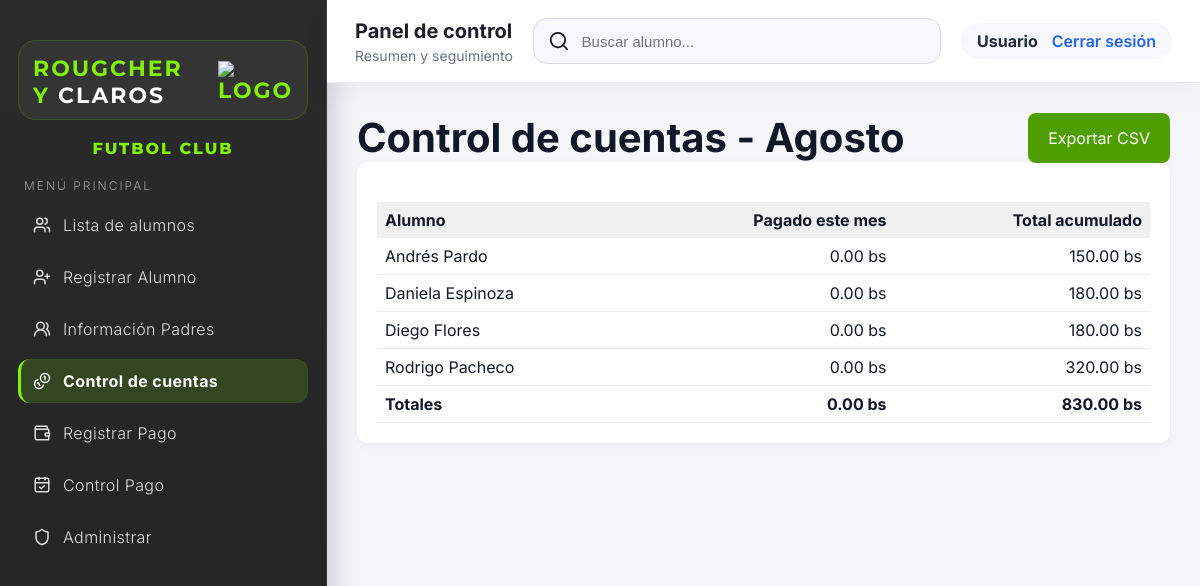
Before: /control_cuentas (signed in) with the older database file.
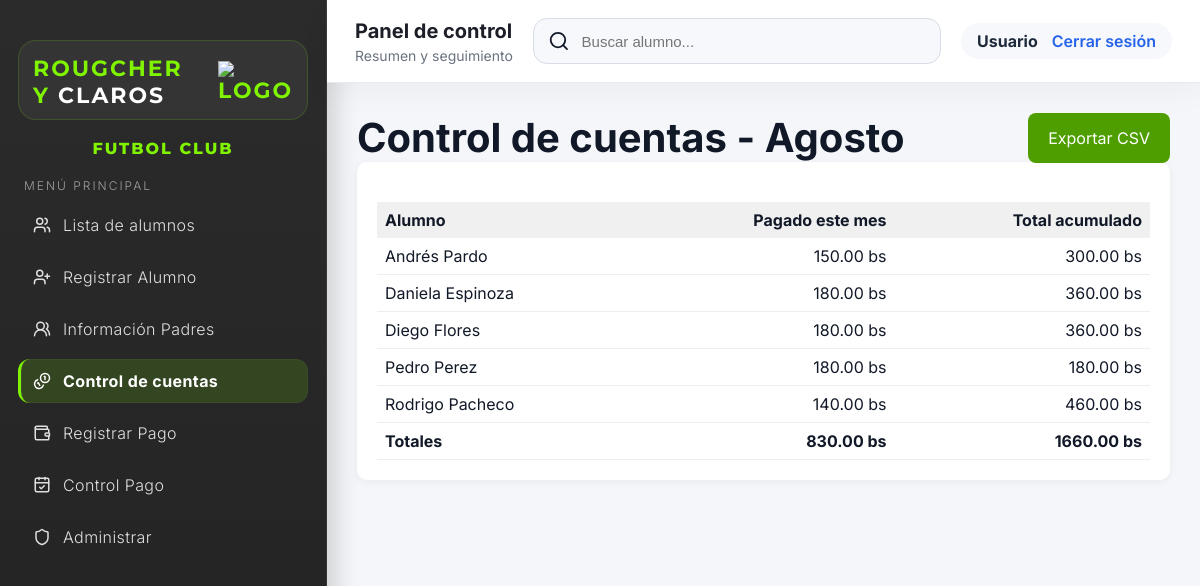
After: the same page with the newer database file.
### app/models.py (models this page shows)
class Alumno(db.Model):
    id = db.Column(db.Integer, primary_key=True)  # ID único
    nombre = db.Column(db.String(100))            # Nombre del alumno
    edad = db.Column(db.Integer)                  # Edad
    telefono = db.Column(db.String(20))           # Teléfono
    categoria = db.Column(db.String(100))         # Categoría asignada
    plan = db.Column(db.String(50))               # Plan de inscripción
    monto_inscripcion = db.Column(db.Float)       # Monto exacto del plan especial
    nombre_padre = db.Column(db.String(100))      # Nombre del padre/tutor
    telefono_padre = db.Column(db.String(20))     # Teléfono del padre/tutor
    fecha_inscripcion = db.Column(db.Date)        # Fecha de inscripción
    fecha_vencimiento = db.Column(db.Date)        # Fecha de vencimiento de la mensualidad

### app/routes/control.py (the view)
@control_bp.route('/control_cuentas')
@login_required
def control_cuentas():
    mes_actual = MESES_ES[datetime.now().month]
    pagos = Pago.query.all()
    alumnos = Alumno.query.order_by(Alumno.nombre).all()
    pagos_por_alumno = {}
    total_mes = 0.0
    total_general = 0.0
    for a in alumnos:
        pagos_por_alumno[a.id] = {"nombre": a.nombre, "mes": 0.0, "total": 0.0}
    for p in pagos:
        if p.alumno_id in pagos_por_alumno:
            pagos_por_alumno[p.alumno_id]["total"] += float(p.monto or 0)
            total_general += float(p.monto or 0)
            if p.mes == mes_actual:
                pagos_por_alumno[p.alumno_id]["mes"] += float(p.monto or 0)
                total_mes += float(p.monto or 0)
    lista = sorted(pagos_por_alumno.values(), key=lambda x: x["nombre"])
    return render_template('control_cuentas.html', lista=lista, total_mes=total_mes, total_general=total_general, mes=mes_actual)

### templates/control_cuentas.html
{% extends 'base.html' %}
{% block content %}
<div style="display:flex; justify-content:space-between; align-items:center; gap:12px;">
    <h1 style="margin:0">Control de cuentas - {{ mes }}</h1>
    <div>
        <a href="{{ url_for('control.control_cuentas_export_csv') }}" class="btn">Exportar CSV</a>
    </div>
</div>
<div class="card">
    <table style="width:100%; border-collapse: collapse;">
        <thead>
            <tr>
                <th style="text-align:left; padding:8px">Alumno</th>
                <th style="text-align:right; padding:8px">Pagado este mes</th>
                <th style="text-align:right; padding:8px">Total acumulado</th>
            </tr>
        </thead>
        <tbody>
            {% for row in lista %}
            <tr>
                <td style="padding:8px">{{ row.nombre }}</td>
                <td style="padding:8px; text-align:right">{{ '%.2f'|format(row.mes) }} bs</td>
                <td style="padding:8px; text-align:right">{{ '%.2f'|format(row.total) }} bs</td>
            </tr>
            {% endfor %}
        </tbody>
        <tfoot>
            <tr>
                <td style="padding:8px; font-weight:bold">Totales</td>
                <td style="padding:8px; text-align:right; font-weight:bold">{{ '%.2f'|format(total_mes) }} bs</td>
                <td style="padding:8px; text-align:right; font-weight:bold">{{ '%.2f'|format(total_general) }} bs</td>
            </tr>
        </tfoot>
    </table>
</div>
{% endblock %}

Changed rows visible on the page:
computed for Alumno "Andrés Pardo": mes "0.00" → "150.00"; total "150.00" → "300.00"
computed for Alumno "Daniela Espinoza": mes "0.00" → "180.00"; total "180.00" → "360.00"
computed for Alumno "Diego Flores": mes "0.00" → "180.00"; total "180.00" → "360.00"
added Alumno: nombre "Pedro Perez", mes "180.00", total "180.00"
computed for Alumno "Rodrigo Pacheco": mes "0.00" → "140.00"; total "320.00" → "460.00"
Other visible differences:
{{ '%.2f'|format(total_mes) }}: "0.00" → "830.00"
{{ '%.2f'|format(total_general) }}: "830.00" → "1660.00"
